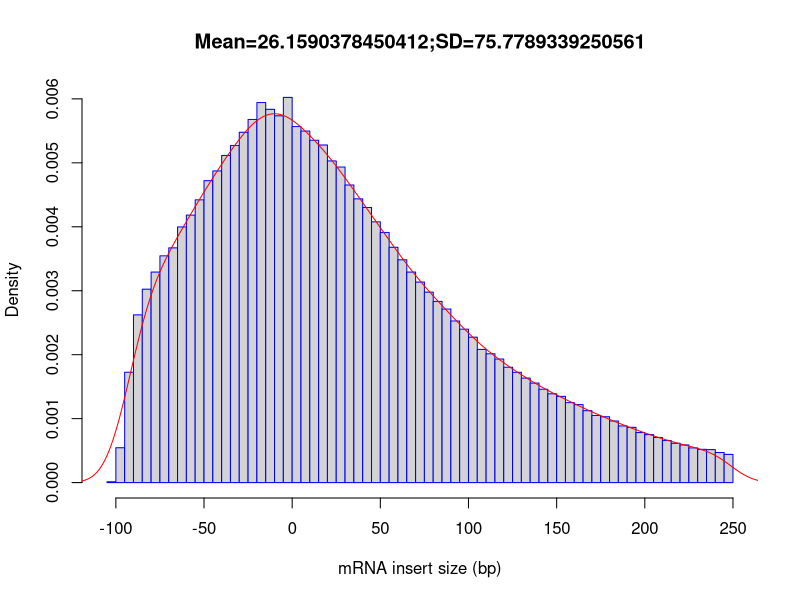

This chart was generated by the following R code:
out_file = 'CF98445'
pdf('CF98445.inner_distance_plot.pdf')
fragsize=rep(c(-247.5,-242.5,-237.5,-232.5,-227.5,-222.5,-217.5,-212.5,-207.5,-202.5,-197.5,-192.5,-187.5,-182.5,-177.5,-172.5,-167.5,-162.5,-157.5,-152.5,-147.5,-142.5,-137.5,-132.5,-127.5,-122.5,-117.5,-112.5,-107.5,-102.5,-97.5,-92.5,-87.5,-82.5,-77.5,-72.5,-67.5,-62.5,-57.5,-52.5,-47.5,-42.5,-37.5,-32.5,-27.5,-22.5,-17.5,-12.5,-7.5,-2.5,2.5,7.5,12.5,17.5,22.5,27.5,32.5,37.5,42.5,47.5,52.5,57.5,62.5,67.5,72.5,77.5,82.5,87.5,92.5,97.5,102.5,107.5,112.5,117.5,122.5,127.5,132.5,137.5,142.5,147.5,152.5,157.5,162.5,167.5,172.5,177.5,182.5,187.5,192.5,197.5,202.5,207.5,212.5,217.5,222.5,227.5,232.5,237.5,242.5,247.5),times=c(0,0,0,0,0,0,0,0,0,0,0,0,0,0,0,0,0,0,0,0,0,0,0,0,0,0,0,0,0,61,2596,8222,12497,14408,15686,16896,17488,19048,19931,21067,22496,23222,24373,25120,26101,27058,28315,27811,27330,28699,26526,26194,25508,25154,23965,23512,22174,21141,20499,19429,18638,17533,16599,15686,14941,14190,13500,12932,12043,11432,10834,9924,9598,9205,8596,8217,7788,7416,6956,6616,6422,5958,5811,5360,5003,4908,4591,4221,4118,3731,3576,3362,3132,2930,2806,2586,2478,2458,2241,2102))
frag_sd = sd(fragsize)
frag_mean = mean(fragsize)
frag_median = median(fragsize)
write(x=c("Name","Mean","Median","sd"), sep="	", file=stdout(),ncolumns=4)
write(c(out_file,frag_mean,frag_median,frag_sd),sep="	", file=stdout(),ncolumns=4)
hist(fragsize,probability=T,breaks=100,xlab="mRNA insert size (bp)",main=paste(c("Mean=",frag_mean,";","SD=",frag_sd),collapse=""),border="blue")
lines(density(fragsize,bw=10),col='red')
dev.off()
